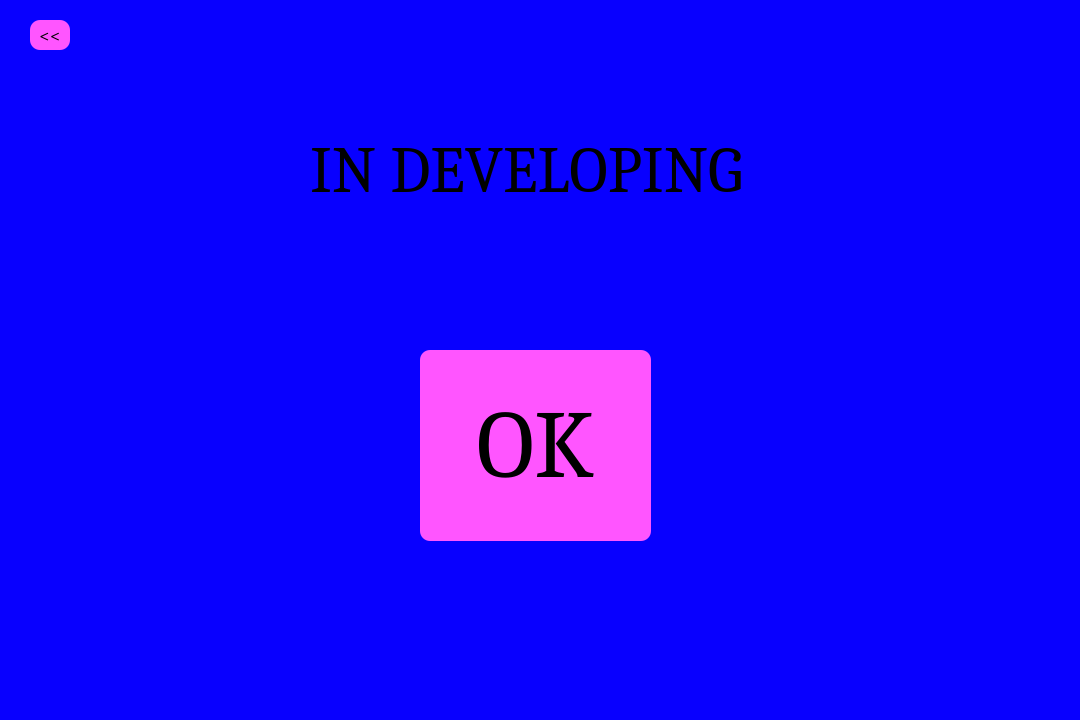
<?xml version="1.0" encoding="UTF-8"?>
<ui version="4.0">
 <class>DigitalClock</class>
 <widget class="QWidget" name="DigitalClock">
  <property name="geometry">
   <rect>
    <x>0</x>
    <y>0</y>
    <width>1080</width>
    <height>720</height>
   </rect>
  </property>
  <property name="windowTitle">
   <string>Form</string>
  </property>
  <property name="styleSheet">
   <string notr="true">QWidget{
	background-color: rgb(8, 0, 255);
}</string>
  </property>
  <widget class="QPushButton" name="pushButton">
   <property name="geometry">
    <rect>
     <x>420</x>
     <y>350</y>
     <width>231</width>
     <height>191</height>
    </rect>
   </property>
   <property name="font">
    <font>
     <family>Cambria</family>
     <pointsize>72</pointsize>
     <weight>50</weight>
     <italic>false</italic>
     <bold>false</bold>
    </font>
   </property>
   <property name="cursor">
    <cursorShape>PointingHandCursor</cursorShape>
   </property>
   <property name="styleSheet">
    <string notr="true">QPushButton{
	background-color: rgb(255, 85, 255);
	border-radius: 10px;
}</string>
   </property>
   <property name="text">
    <string>OK</string>
   </property>
  </widget>
  <widget class="QLabel" name="label">
   <property name="geometry">
    <rect>
     <x>310</x>
     <y>100</y>
     <width>451</width>
     <height>141</height>
    </rect>
   </property>
   <property name="font">
    <font>
     <family>Cambria</family>
     <pointsize>48</pointsize>
    </font>
   </property>
   <property name="text">
    <string>IN DEVELOPING</string>
   </property>
  </widget>
  <widget class="QPushButton" name="button_back">
   <property name="geometry">
    <rect>
     <x>30</x>
     <y>20</y>
     <width>40</width>
     <height>30</height>
    </rect>
   </property>
   <property name="font">
    <font>
     <family>Cambria</family>
     <pointsize>14</pointsize>
     <weight>50</weight>
     <italic>false</italic>
     <bold>false</bold>
    </font>
   </property>
   <property name="cursor">
    <cursorShape>PointingHandCursor</cursorShape>
   </property>
   <property name="styleSheet">
    <string notr="true">QPushButton{
	background-color: rgb(255, 85, 255);
	border-radius: 10px;
}</string>
   </property>
   <property name="text">
    <string>&lt;&lt;</string>
   </property>
  </widget>
 </widget>
 <resources/>
 <connections/>
</ui>
